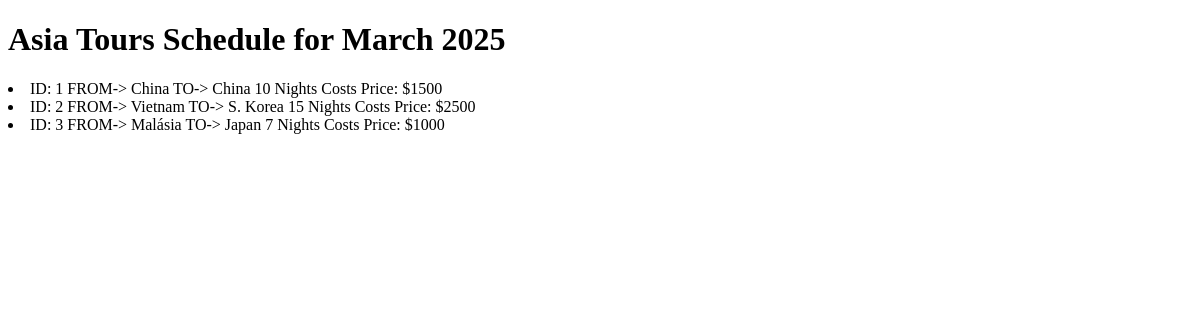
Before: / with the older database file.
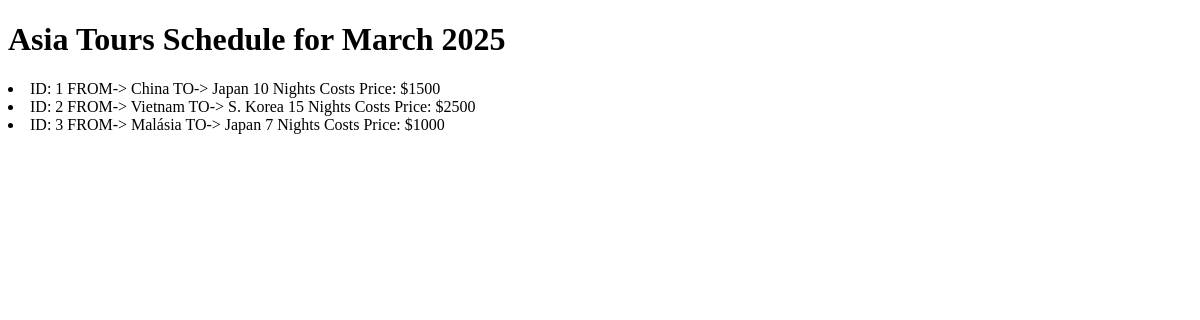
After: the same page with the newer database file.
### asiatouragency/models.py (models this page shows)
class Tour(models.Model):
    origin_country = models.CharField(max_length=64)
    destination_country = models.CharField(max_length=64)
    number_of_nights = models.IntegerField(default=None)
    price = models.IntegerField(default=None)
    def __str__(self):
        return (f"\nID: {self.id}\nFROM-> {self.origin_country}\nTO-> {self.destination_country}\n{self.number_of_nights} Nights Costs\nPrice: ${self.price}")

### asiatouragency/views.py (the view)
# urls.py: path('', views.index)
def index(request):
    tours = Tour.objects.all()
    context = {
        'tours': tours
    }
    return render(request, 'tours/index.html', context)

### asiatouragency/templates/tours/index.html (shortened to what this page needs)
<!DOCTYPE html>
<html lang="en">
<head>
</head>
<body>
    <div>
        <h1>Asia Tours Schedule for March 2025</h1>
    </div>
    <div>
        {% for tour in tours %}
            <li>{{ tour }}</li>
        {% endfor %}
    </div>
</body>
</html>

Changed rows visible on the page:
changed Tour: id+origin_country+destination_country "ID: 1 FROM-> China TO-> China 10 Nights Costs Price: $1500" → "ID: 1 FROM-> China TO-> Japan 10 Nights Costs Price: $1500"
